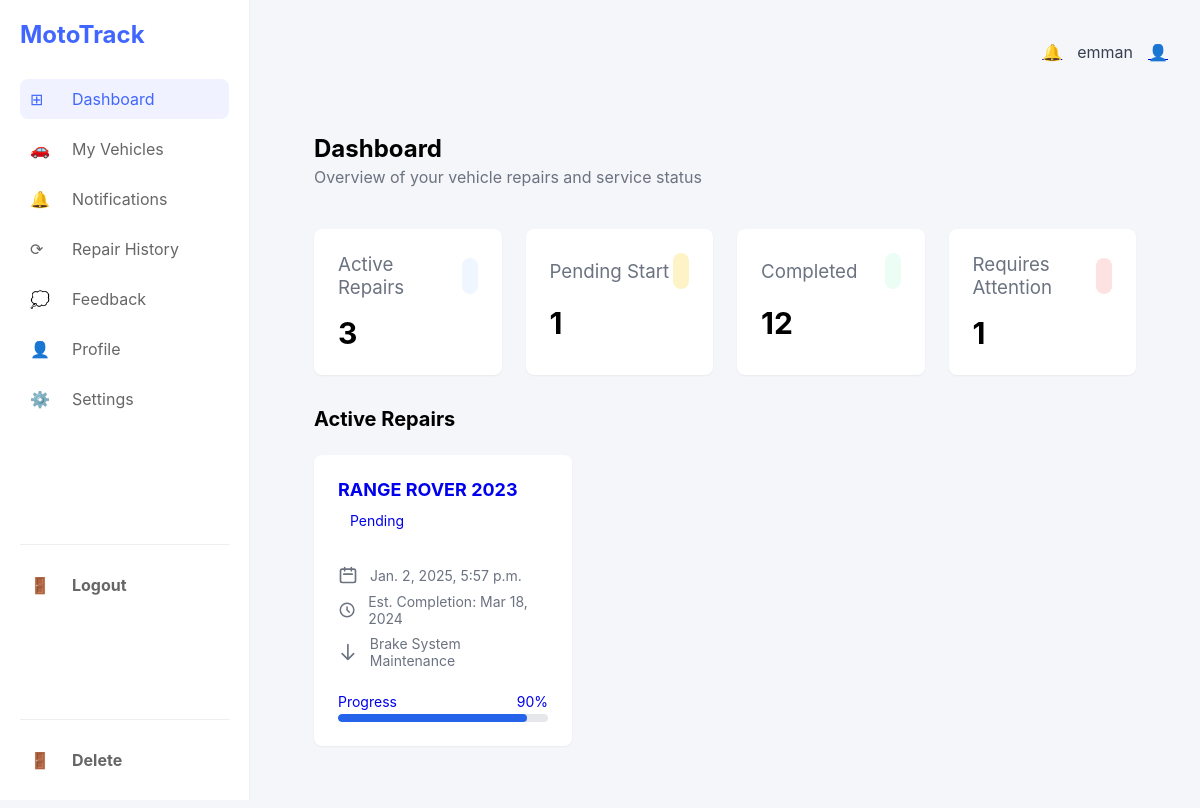
The app's page /vehicles/dashboard/ (signed in), older data.
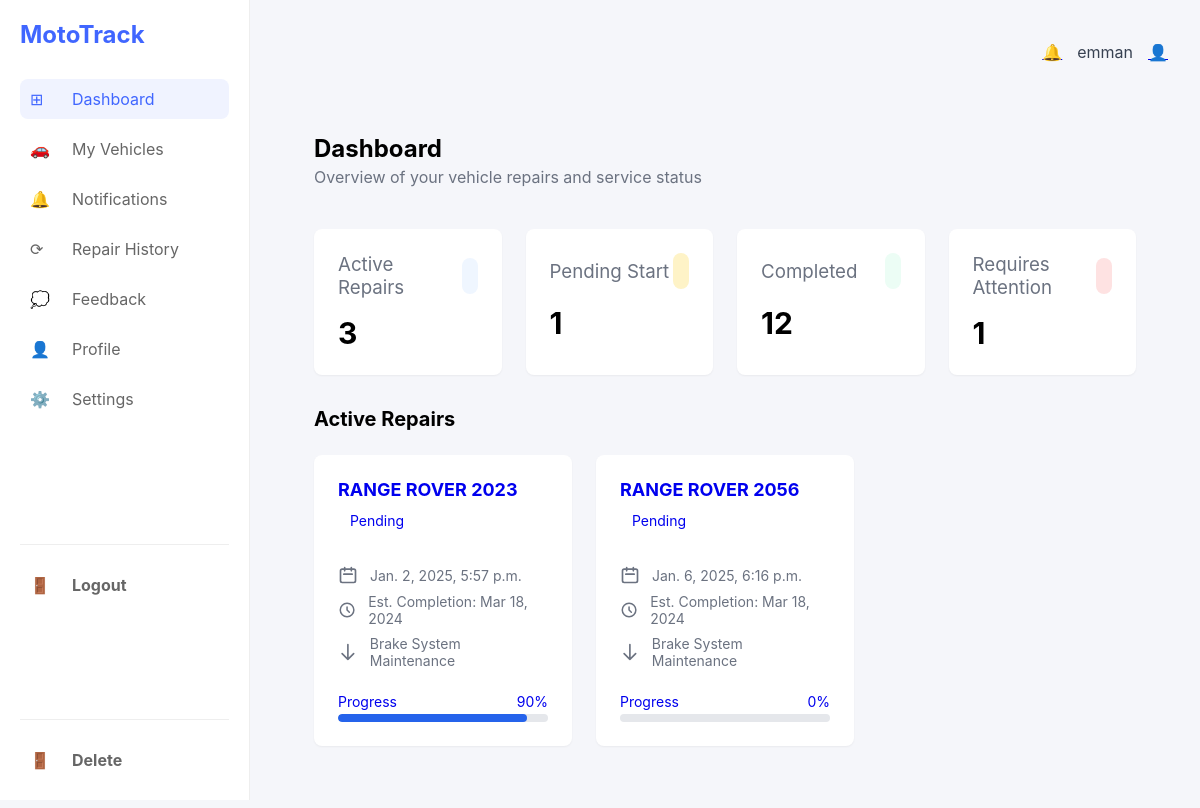
The same page, newer data.
### vehicles/models.py (models this page shows, shortened)
class Vehicle(models.Model):
    owner = models.ForeignKey(settings.AUTH_USER_MODEL, on_delete=models.CASCADE, related_name="vehicles")
    registration_number = models.CharField(max_length=50, unique=True)
    make = models.CharField(max_length=100)
    model = models.CharField(max_length=100)
    vin = models.CharField(max_length=100)
    plate = models.CharField(max_length=50)
    year = models.PositiveIntegerField()
    color = models.CharField(max_length=50)
    condition = models.TextField(max_length=500)
    concern = models.TextField(default='None', max_length=1000)
    status = models.CharField(max_length=50, choices=STATUS_CHOICES, default='Pending')
    progress = models.PositiveIntegerField(default=0)
    created_at = models.DateTimeField(auto_now_add=True)
    updated_at = models.DateTimeField(auto_now=True)

### vehicles/views.py (the view)
# urls.py: path('dashboard/', views.userDashboard, name='vehicle-dashboard'),
@login_required(login_url='login')
@role_required('customer')
def userDashboard(request):
    vehicles = Vehicle.objects.filter(owner=request.user)
    context = {'vehicles': vehicles}
    return render(request, 'vehicle-dashboard.html', context)

### users/views.py (called while the page is built)
def role_required(required_role):
    def decorator(view_func):
        @wraps(view_func)
        def _wrapped_view(request, *args, **kwargs):
            if request.user.is_authenticated and request.user.customerprofile.role == required_role:
                return view_func(request, *args, **kwargs)
            return HttpResponseForbidden("You do not have permission to access this page.")
        return _wrapped_view
    return decorator

### templates/vehicle-dashboard.html (shortened to what this page needs)
{% extends 'user-main.html' %}
{% load static %}
{% block styles %}
{{ block.super }}
<link rel="stylesheet" href="{% static 'styles/vehicle-dashboard.css' %}">
{% endblock styles %}
{% block content %}
<main class="main-content">
    <header class="header">
        <div class="header-title">
            <h2>Dashboard</h2>
            <p>Overview of your vehicle repairs and service status</p>
        </div>
    </header>
    <div class="stats-grid">
        <div class="stat-card">
            <div class="stat-header">
                <h3>Active Repairs</h3>
                <span class="stat-icon blue">
                </span>
            </div>
            <p class="stat-value">3</p>
        </div>
        <div class="stat-card">
            <div class="stat-header">
                <h3>Pending Start</h3>
                <span class="stat-icon yellow">
                </span>
            </div>
            <p class="stat-value">1</p>
        </div>
        <div class="stat-card">
            <div class="stat-header">
                <h3>Completed</h3>
                <span class="stat-icon green">
                </span>
            </div>
            <p class="stat-value">12</p>
        </div>
        <div class="stat-card">
            <div class="stat-header">
                <h3>Requires Attention</h3>
                <span class="stat-icon red">
                </span>
            </div>
            <p class="stat-value">1</p>
        </div>
    </div>
    <section class="repairs-section">
        <h3>Active Repairs</h3>
        <div class="repairs-grid">
            {% for vehicle in vehicles %}
            <a href="{% url 'vehicles-details' vehicle.id %}" class="repair-card">
                <h4>{{ vehicle.make }} {{ vehicle.year }}</h4>
                <span class="status-badge in-progress">{{ vehicle.status }}</span>
                <div class="repair-details">
                    <div class="detail-item">
                        <svg class="icon" viewBox="0 0 24 24">
                            <path d="M8 7V3m8 4V3m-9 8h10M5 21h14a2 2 0 002-2V7a2 2 0 00-2-2H5a2 2 0 00-2 2v12a2 2 0 002 2z"/>
                        </svg>
                        {{ vehicle.created_at }}
                    </div>
                    <div class="detail-item">
                        <svg class="icon" viewBox="0 0 24 24">
                            <path d="M12 8v4l3 3m6-3a9 9 0 11-18 0 9 9 0 0118 0z"/>
                        </svg>
                        Est. Completion: Mar 18, 2024
                    </div>
                    <div class="detail-item">
                        <svg class="icon" viewBox="0 0 24 24">
                            <path d="M19 14l-7 7m0 0l-7-7m7 7V3"/>
                        </svg>
                        Brake System Maintenance
                    </div>
                </div>
                <div class="progress-bar">
                    <div class="progress-label">
                        <span>Progress</span>
                        <span>{{ vehicle.progress }}%</span>
                    </div>
                    <div class="progress-track">
                        <div class="progress-fill" style="width: {{ vehicle.progress }}%"></div>
                    </div>
                </div>
            </a>
            {% endfor %}
        </div>
    </section>
</main>
{% endblock content %}

Row changes from the older to the newer data that the page shows:
added Vehicle: make "RANGE ROVER", year "2056", status "Pending", created_at "Jan. 6, 2025, 6:16 p.m.", progress "0"
